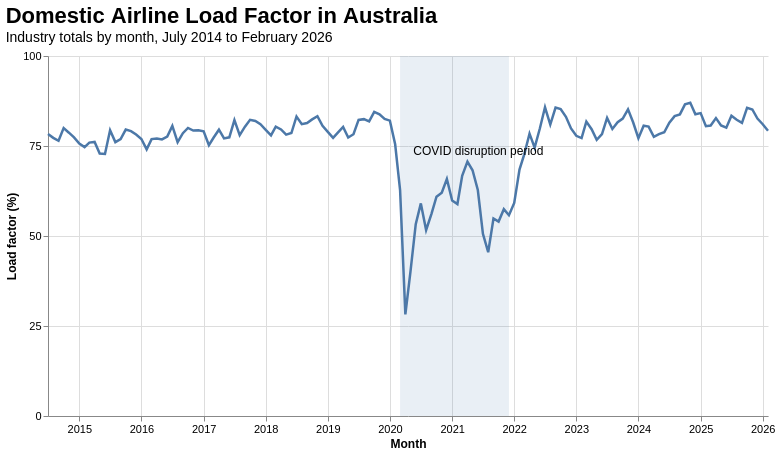

Here is the Vega-Lite specification saved for this chart:
### Vega-Lite specification from a JSON file in a GitHub repository (floating-point values rounded to 4 significant figures; data arrays with more than 128 entries replaced by an {"elided": "..."} marker saying what was removed)
{"$schema": "https://vega.github.io/schema/vega-lite/v5.json", "width": 720, "height": 360, "title": {"text": "Domestic Airline Load Factor in Australia", "subtitle": "Industry totals by month, July 2014 to February 2026", "anchor": "start"}, "layer": [{"data": {"values": [{"start": "2020-03-01", "end": "2021-12-01"}]}, "mark": {"type": "rect", "opacity": 0.12}, "encoding": {"x": {"field": "start", "type": "temporal"}, "x2": {"field": "end"}}}, {"data": {"values": {"elided": "140 records"}}, "mark": {"type": "line", "strokeWidth": 2.5, "point": false}, "encoding": {"x": {"field": "month", "type": "temporal", "title": "Month", "axis": {"format": "%Y", "labelAngle": 0}}, "y": {"field": "load_factor", "type": "quantitative", "title": "Load factor (%)", "scale": {"domain": [0, 100], "nice": false}, "axis": {"values": [0, 25, 50, 75, 100], "format": ".0f"}}, "tooltip": [{"field": "month", "type": "temporal", "title": "Month", "format": "%b %Y"}, {"field": "load_factor", "type": "quantitative", "title": "Load factor", "format": ".1f"}]}}, {"data": {"values": [{"month": "2020-04-01", "load_factor": 71.5, "label": "COVID disruption period"}]}, "mark": {"type": "text", "align": "left", "dx": 8, "dy": -8, "fontSize": 12}, "encoding": {"x": {"field": "month", "type": "temporal"}, "y": {"field": "load_factor", "type": "quantitative"}, "text": {"field": "label"}}}], "config": {"view": {"stroke": null}, "axis": {"labelFontSize": 11, "titleFontSize": 12}, "title": {"fontSize": 22, "subtitleFontSize": 14}}}
